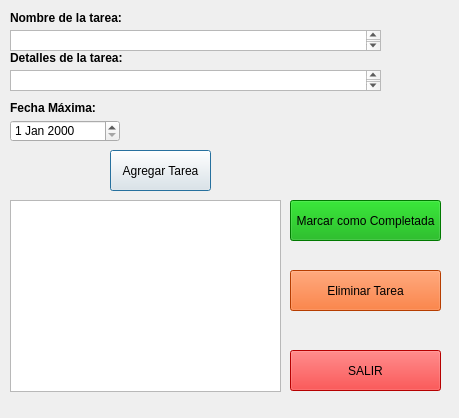
<?xml version="1.0" encoding="UTF-8"?>
<ui version="4.0">
 <class>Dialog</class>
 <widget class="QDialog" name="Dialog">
  <property name="geometry">
   <rect>
    <x>0</x>
    <y>0</y>
    <width>459</width>
    <height>418</height>
   </rect>
  </property>
  <property name="windowTitle">
   <string>Gestor de Tareas</string>
  </property>
  <widget class="QLabel" name="label">
   <property name="geometry">
    <rect>
     <x>10</x>
     <y>10</y>
     <width>121</width>
     <height>16</height>
    </rect>
   </property>
   <property name="font">
    <font>
     <pointsize>9</pointsize>
     <weight>75</weight>
     <bold>true</bold>
    </font>
   </property>
   <property name="text">
    <string>Nombre de la tarea:</string>
   </property>
  </widget>
  <widget class="QLabel" name="label_2">
   <property name="geometry">
    <rect>
     <x>10</x>
     <y>50</y>
     <width>121</width>
     <height>16</height>
    </rect>
   </property>
   <property name="font">
    <font>
     <pointsize>9</pointsize>
     <weight>75</weight>
     <bold>true</bold>
    </font>
   </property>
   <property name="text">
    <string>Detalles de la tarea:</string>
   </property>
  </widget>
  <widget class="QPushButton" name="pbAdd">
   <property name="geometry">
    <rect>
     <x>110</x>
     <y>150</y>
     <width>101</width>
     <height>41</height>
    </rect>
   </property>
   <property name="text">
    <string>Agregar Tarea</string>
   </property>
  </widget>
  <widget class="QDateEdit" name="dateMax">
   <property name="geometry">
    <rect>
     <x>10</x>
     <y>120</y>
     <width>110</width>
     <height>22</height>
    </rect>
   </property>
  </widget>
  <widget class="QLabel" name="label_3">
   <property name="geometry">
    <rect>
     <x>10</x>
     <y>100</y>
     <width>121</width>
     <height>16</height>
    </rect>
   </property>
   <property name="font">
    <font>
     <pointsize>9</pointsize>
     <weight>75</weight>
     <bold>true</bold>
    </font>
   </property>
   <property name="text">
    <string>Fecha Máxima:</string>
   </property>
  </widget>
  <widget class="QListView" name="listWorks">
   <property name="geometry">
    <rect>
     <x>10</x>
     <y>200</y>
     <width>271</width>
     <height>192</height>
    </rect>
   </property>
  </widget>
  <widget class="QPushButton" name="pbCheck">
   <property name="geometry">
    <rect>
     <x>290</x>
     <y>200</y>
     <width>151</width>
     <height>41</height>
    </rect>
   </property>
   <property name="palette">
    <palette>
     <active>
      <colorrole role="WindowText">
       <brush brushstyle="SolidPattern">
        <color alpha="255">
         <red>0</red>
         <green>0</green>
         <blue>0</blue>
        </color>
       </brush>
      </colorrole>
      <colorrole role="Button">
       <brush brushstyle="SolidPattern">
        <color alpha="255">
         <red>0</red>
         <green>170</green>
         <blue>0</blue>
        </color>
       </brush>
      </colorrole>
      <colorrole role="Light">
       <brush brushstyle="SolidPattern">
        <color alpha="255">
         <red>0</red>
         <green>255</green>
         <blue>0</blue>
        </color>
       </brush>
      </colorrole>
      <colorrole role="Midlight">
       <brush brushstyle="SolidPattern">
        <color alpha="255">
         <red>0</red>
         <green>212</green>
         <blue>0</blue>
        </color>
       </brush>
      </colorrole>
      <colorrole role="Dark">
       <brush brushstyle="SolidPattern">
        <color alpha="255">
         <red>0</red>
         <green>85</green>
         <blue>0</blue>
        </color>
       </brush>
      </colorrole>
      <colorrole role="Mid">
       <brush brushstyle="SolidPattern">
        <color alpha="255">
         <red>0</red>
         <green>113</green>
         <blue>0</blue>
        </color>
       </brush>
      </colorrole>
      <colorrole role="Text">
       <brush brushstyle="SolidPattern">
        <color alpha="255">
         <red>0</red>
         <green>0</green>
         <blue>0</blue>
        </color>
       </brush>
      </colorrole>
      <colorrole role="BrightText">
       <brush brushstyle="SolidPattern">
        <color alpha="255">
         <red>255</red>
         <green>255</green>
         <blue>255</blue>
        </color>
       </brush>
      </colorrole>
      <colorrole role="ButtonText">
       <brush brushstyle="SolidPattern">
        <color alpha="255">
         <red>0</red>
         <green>0</green>
         <blue>0</blue>
        </color>
       </brush>
      </colorrole>
      <colorrole role="Base">
       <brush brushstyle="SolidPattern">
        <color alpha="255">
         <red>0</red>
         <green>170</green>
         <blue>0</blue>
        </color>
       </brush>
      </colorrole>
      <colorrole role="Window">
       <brush brushstyle="SolidPattern">
        <color alpha="255">
         <red>0</red>
         <green>170</green>
         <blue>0</blue>
        </color>
       </brush>
      </colorrole>
      <colorrole role="Shadow">
       <brush brushstyle="SolidPattern">
        <color alpha="255">
         <red>0</red>
         <green>0</green>
         <blue>0</blue>
        </color>
       </brush>
      </colorrole>
      <colorrole role="AlternateBase">
       <brush brushstyle="SolidPattern">
        <color alpha="255">
         <red>127</red>
         <green>212</green>
         <blue>127</blue>
        </color>
       </brush>
      </colorrole>
      <colorrole role="NoRole">
       <brush brushstyle="SolidPattern">
        <color alpha="255">
         <red>0</red>
         <green>170</green>
         <blue>0</blue>
        </color>
       </brush>
      </colorrole>
      <colorrole role="ToolTipBase">
       <brush brushstyle="SolidPattern">
        <color alpha="255">
         <red>255</red>
         <green>255</green>
         <blue>220</blue>
        </color>
       </brush>
      </colorrole>
      <colorrole role="ToolTipText">
       <brush brushstyle="SolidPattern">
        <color alpha="255">
         <red>0</red>
         <green>0</green>
         <blue>0</blue>
        </color>
       </brush>
      </colorrole>
     </active>
     <inactive>
      <colorrole role="WindowText">
       <brush brushstyle="SolidPattern">
        <color alpha="255">
         <red>0</red>
         <green>0</green>
         <blue>0</blue>
        </color>
       </brush>
      </colorrole>
      <colorrole role="Button">
       <brush brushstyle="SolidPattern">
        <color alpha="255">
         <red>0</red>
         <green>170</green>
         <blue>0</blue>
        </color>
       </brush>
      </colorrole>
      <colorrole role="Light">
       <brush brushstyle="SolidPattern">
        <color alpha="255">
         <red>0</red>
         <green>255</green>
         <blue>0</blue>
        </color>
       </brush>
      </colorrole>
      <colorrole role="Midlight">
       <brush brushstyle="SolidPattern">
        <color alpha="255">
         <red>0</red>
         <green>212</green>
         <blue>0</blue>
        </color>
       </brush>
      </colorrole>
      <colorrole role="Dark">
       <brush brushstyle="SolidPattern">
        <color alpha="255">
         <red>0</red>
         <green>85</green>
         <blue>0</blue>
        </color>
       </brush>
      </colorrole>
      <colorrole role="Mid">
       <brush brushstyle="SolidPattern">
        <color alpha="255">
         <red>0</red>
         <green>113</green>
         <blue>0</blue>
        </color>
       </brush>
      </colorrole>
      <colorrole role="Text">
       <brush brushstyle="SolidPattern">
        <color alpha="255">
         <red>0</red>
         <green>0</green>
         <blue>0</blue>
        </color>
       </brush>
      </colorrole>
      <colorrole role="BrightText">
       <brush brushstyle="SolidPattern">
        <color alpha="255">
         <red>255</red>
         <green>255</green>
         <blue>255</blue>
        </color>
       </brush>
      </colorrole>
      <colorrole role="ButtonText">
       <brush brushstyle="SolidPattern">
        <color alpha="255">
         <red>0</red>
         <green>0</green>
         <blue>0</blue>
        </color>
       </brush>
      </colorrole>
      <colorrole role="Base">
       <brush brushstyle="SolidPattern">
        <color alpha="255">
         <red>0</red>
         <green>170</green>
         <blue>0</blue>
        </color>
       </brush>
      </colorrole>
      <colorrole role="Window">
       <brush brushstyle="SolidPattern">
        <color alpha="255">
         <red>0</red>
         <green>170</green>
         <blue>0</blue>
        </color>
       </brush>
      </colorrole>
      <colorrole role="Shadow">
       <brush brushstyle="SolidPattern">
        <color alpha="255">
         <red>0</red>
         <green>0</green>
         <blue>0</blue>
        </color>
       </brush>
      </colorrole>
      <colorrole role="AlternateBase">
       <brush brushstyle="SolidPattern">
        <color alpha="255">
         <red>127</red>
         <green>212</green>
         <blue>127</blue>
        </color>
       </brush>
      </colorrole>
      <colorrole role="NoRole">
       <brush brushstyle="SolidPattern">
        <color alpha="255">
         <red>0</red>
         <green>170</green>
         <blue>0</blue>
        </color>
       </brush>
      </colorrole>
      <colorrole role="ToolTipBase">
       <brush brushstyle="SolidPattern">
        <color alpha="255">
         <red>255</red>
         <green>255</green>
         <blue>220</blue>
        </color>
       </brush>
      </colorrole>
      <colorrole role="ToolTipText">
       <brush brushstyle="SolidPattern">
        <color alpha="255">
         <red>0</red>
         <green>0</green>
         <blue>0</blue>
        </color>
       </brush>
      </colorrole>
     </inactive>
     <disabled>
      <colorrole role="WindowText">
       <brush brushstyle="SolidPattern">
        <color alpha="255">
         <red>0</red>
         <green>85</green>
         <blue>0</blue>
        </color>
       </brush>
      </colorrole>
      <colorrole role="Button">
       <brush brushstyle="SolidPattern">
        <color alpha="255">
         <red>0</red>
         <green>170</green>
         <blue>0</blue>
        </color>
       </brush>
      </colorrole>
      <colorrole role="Light">
       <brush brushstyle="SolidPattern">
        <color alpha="255">
         <red>0</red>
         <green>255</green>
         <blue>0</blue>
        </color>
       </brush>
      </colorrole>
      <colorrole role="Midlight">
       <brush brushstyle="SolidPattern">
        <color alpha="255">
         <red>0</red>
         <green>212</green>
         <blue>0</blue>
        </color>
       </brush>
      </colorrole>
      <colorrole role="Dark">
       <brush brushstyle="SolidPattern">
        <color alpha="255">
         <red>0</red>
         <green>85</green>
         <blue>0</blue>
        </color>
       </brush>
      </colorrole>
      <colorrole role="Mid">
       <brush brushstyle="SolidPattern">
        <color alpha="255">
         <red>0</red>
         <green>113</green>
         <blue>0</blue>
        </color>
       </brush>
      </colorrole>
      <colorrole role="Text">
       <brush brushstyle="SolidPattern">
        <color alpha="255">
         <red>0</red>
         <green>85</green>
         <blue>0</blue>
        </color>
       </brush>
      </colorrole>
      <colorrole role="BrightText">
       <brush brushstyle="SolidPattern">
        <color alpha="255">
         <red>255</red>
         <green>255</green>
         <blue>255</blue>
        </color>
       </brush>
      </colorrole>
      <colorrole role="ButtonText">
       <brush brushstyle="SolidPattern">
        <color alpha="255">
         <red>0</red>
         <green>85</green>
         <blue>0</blue>
        </color>
       </brush>
      </colorrole>
      <colorrole role="Base">
       <brush brushstyle="SolidPattern">
        <color alpha="255">
         <red>0</red>
         <green>170</green>
         <blue>0</blue>
        </color>
       </brush>
      </colorrole>
      <colorrole role="Window">
       <brush brushstyle="SolidPattern">
        <color alpha="255">
         <red>0</red>
         <green>170</green>
         <blue>0</blue>
        </color>
       </brush>
      </colorrole>
      <colorrole role="Shadow">
       <brush brushstyle="SolidPattern">
        <color alpha="255">
         <red>0</red>
         <green>0</green>
         <blue>0</blue>
        </color>
       </brush>
      </colorrole>
      <colorrole role="AlternateBase">
       <brush brushstyle="SolidPattern">
        <color alpha="255">
         <red>0</red>
         <green>170</green>
         <blue>0</blue>
        </color>
       </brush>
      </colorrole>
      <colorrole role="NoRole">
       <brush brushstyle="SolidPattern">
        <color alpha="255">
         <red>0</red>
         <green>170</green>
         <blue>0</blue>
        </color>
       </brush>
      </colorrole>
      <colorrole role="ToolTipBase">
       <brush brushstyle="SolidPattern">
        <color alpha="255">
         <red>255</red>
         <green>255</green>
         <blue>220</blue>
        </color>
       </brush>
      </colorrole>
      <colorrole role="ToolTipText">
       <brush brushstyle="SolidPattern">
        <color alpha="255">
         <red>0</red>
         <green>0</green>
         <blue>0</blue>
        </color>
       </brush>
      </colorrole>
     </disabled>
    </palette>
   </property>
   <property name="text">
    <string>Marcar como Completada</string>
   </property>
  </widget>
  <widget class="QPushButton" name="pbDelete">
   <property name="geometry">
    <rect>
     <x>290</x>
     <y>270</y>
     <width>151</width>
     <height>41</height>
    </rect>
   </property>
   <property name="palette">
    <palette>
     <active>
      <colorrole role="WindowText">
       <brush brushstyle="SolidPattern">
        <color alpha="255">
         <red>0</red>
         <green>0</green>
         <blue>0</blue>
        </color>
       </brush>
      </colorrole>
      <colorrole role="Button">
       <brush brushstyle="SolidPattern">
        <color alpha="255">
         <red>255</red>
         <green>85</green>
         <blue>0</blue>
        </color>
       </brush>
      </colorrole>
      <colorrole role="Light">
       <brush brushstyle="SolidPattern">
        <color alpha="255">
         <red>255</red>
         <green>170</green>
         <blue>127</blue>
        </color>
       </brush>
      </colorrole>
      <colorrole role="Midlight">
       <brush brushstyle="SolidPattern">
        <color alpha="255">
         <red>255</red>
         <green>127</green>
         <blue>63</blue>
        </color>
       </brush>
      </colorrole>
      <colorrole role="Dark">
       <brush brushstyle="SolidPattern">
        <color alpha="255">
         <red>127</red>
         <green>42</green>
         <blue>0</blue>
        </color>
       </brush>
      </colorrole>
      <colorrole role="Mid">
       <brush brushstyle="SolidPattern">
        <color alpha="255">
         <red>170</red>
         <green>56</green>
         <blue>0</blue>
        </color>
       </brush>
      </colorrole>
      <colorrole role="Text">
       <brush brushstyle="SolidPattern">
        <color alpha="255">
         <red>0</red>
         <green>0</green>
         <blue>0</blue>
        </color>
       </brush>
      </colorrole>
      <colorrole role="BrightText">
       <brush brushstyle="SolidPattern">
        <color alpha="255">
         <red>255</red>
         <green>255</green>
         <blue>255</blue>
        </color>
       </brush>
      </colorrole>
      <colorrole role="ButtonText">
       <brush brushstyle="SolidPattern">
        <color alpha="255">
         <red>0</red>
         <green>0</green>
         <blue>0</blue>
        </color>
       </brush>
      </colorrole>
      <colorrole role="Base">
       <brush brushstyle="SolidPattern">
        <color alpha="255">
         <red>255</red>
         <green>255</green>
         <blue>255</blue>
        </color>
       </brush>
      </colorrole>
      <colorrole role="Window">
       <brush brushstyle="SolidPattern">
        <color alpha="255">
         <red>255</red>
         <green>85</green>
         <blue>0</blue>
        </color>
       </brush>
      </colorrole>
      <colorrole role="Shadow">
       <brush brushstyle="SolidPattern">
        <color alpha="255">
         <red>0</red>
         <green>0</green>
         <blue>0</blue>
        </color>
       </brush>
      </colorrole>
      <colorrole role="AlternateBase">
       <brush brushstyle="SolidPattern">
        <color alpha="255">
         <red>255</red>
         <green>170</green>
         <blue>127</blue>
        </color>
       </brush>
      </colorrole>
      <colorrole role="ToolTipBase">
       <brush brushstyle="SolidPattern">
        <color alpha="255">
         <red>255</red>
         <green>255</green>
         <blue>220</blue>
        </color>
       </brush>
      </colorrole>
      <colorrole role="ToolTipText">
       <brush brushstyle="SolidPattern">
        <color alpha="255">
         <red>0</red>
         <green>0</green>
         <blue>0</blue>
        </color>
       </brush>
      </colorrole>
     </active>
     <inactive>
      <colorrole role="WindowText">
       <brush brushstyle="SolidPattern">
        <color alpha="255">
         <red>0</red>
         <green>0</green>
         <blue>0</blue>
        </color>
       </brush>
      </colorrole>
      <colorrole role="Button">
       <brush brushstyle="SolidPattern">
        <color alpha="255">
         <red>255</red>
         <green>85</green>
         <blue>0</blue>
        </color>
       </brush>
      </colorrole>
      <colorrole role="Light">
       <brush brushstyle="SolidPattern">
        <color alpha="255">
         <red>255</red>
         <green>170</green>
         <blue>127</blue>
        </color>
       </brush>
      </colorrole>
      <colorrole role="Midlight">
       <brush brushstyle="SolidPattern">
        <color alpha="255">
         <red>255</red>
         <green>127</green>
         <blue>63</blue>
        </color>
       </brush>
      </colorrole>
      <colorrole role="Dark">
       <brush brushstyle="SolidPattern">
        <color alpha="255">
         <red>127</red>
         <green>42</green>
         <blue>0</blue>
        </color>
       </brush>
      </colorrole>
      <colorrole role="Mid">
       <brush brushstyle="SolidPattern">
        <color alpha="255">
         <red>170</red>
         <green>56</green>
         <blue>0</blue>
        </color>
       </brush>
      </colorrole>
      <colorrole role="Text">
       <brush brushstyle="SolidPattern">
        <color alpha="255">
         <red>0</red>
         <green>0</green>
         <blue>0</blue>
        </color>
       </brush>
      </colorrole>
      <colorrole role="BrightText">
       <brush brushstyle="SolidPattern">
        <color alpha="255">
         <red>255</red>
         <green>255</green>
         <blue>255</blue>
        </color>
       </brush>
      </colorrole>
      <colorrole role="ButtonText">
       <brush brushstyle="SolidPattern">
        <color alpha="255">
         <red>0</red>
         <green>0</green>
         <blue>0</blue>
        </color>
       </brush>
      </colorrole>
      <colorrole role="Base">
       <brush brushstyle="SolidPattern">
        <color alpha="255">
         <red>255</red>
         <green>255</green>
         <blue>255</blue>
        </color>
       </brush>
      </colorrole>
      <colorrole role="Window">
       <brush brushstyle="SolidPattern">
        <color alpha="255">
         <red>255</red>
         <green>85</green>
         <blue>0</blue>
        </color>
       </brush>
      </colorrole>
      <colorrole role="Shadow">
       <brush brushstyle="SolidPattern">
        <color alpha="255">
         <red>0</red>
         <green>0</green>
         <blue>0</blue>
        </color>
       </brush>
      </colorrole>
      <colorrole role="AlternateBase">
       <brush brushstyle="SolidPattern">
        <color alpha="255">
         <red>255</red>
         <green>170</green>
         <blue>127</blue>
        </color>
       </brush>
      </colorrole>
      <colorrole role="ToolTipBase">
       <brush brushstyle="SolidPattern">
        <color alpha="255">
         <red>255</red>
         <green>255</green>
         <blue>220</blue>
        </color>
       </brush>
      </colorrole>
      <colorrole role="ToolTipText">
       <brush brushstyle="SolidPattern">
        <color alpha="255">
         <red>0</red>
         <green>0</green>
         <blue>0</blue>
        </color>
       </brush>
      </colorrole>
     </inactive>
     <disabled>
      <colorrole role="WindowText">
       <brush brushstyle="SolidPattern">
        <color alpha="255">
         <red>127</red>
         <green>42</green>
         <blue>0</blue>
        </color>
       </brush>
      </colorrole>
      <colorrole role="Button">
       <brush brushstyle="SolidPattern">
        <color alpha="255">
         <red>255</red>
         <green>85</green>
         <blue>0</blue>
        </color>
       </brush>
      </colorrole>
      <colorrole role="Light">
       <brush brushstyle="SolidPattern">
        <color alpha="255">
         <red>255</red>
         <green>170</green>
         <blue>127</blue>
        </color>
       </brush>
      </colorrole>
      <colorrole role="Midlight">
       <brush brushstyle="SolidPattern">
        <color alpha="255">
         <red>255</red>
         <green>127</green>
         <blue>63</blue>
        </color>
       </brush>
      </colorrole>
      <colorrole role="Dark">
       <brush brushstyle="SolidPattern">
        <color alpha="255">
         <red>127</red>
         <green>42</green>
         <blue>0</blue>
        </color>
       </brush>
      </colorrole>
      <colorrole role="Mid">
       <brush brushstyle="SolidPattern">
        <color alpha="255">
         <red>170</red>
         <green>56</green>
         <blue>0</blue>
        </color>
       </brush>
      </colorrole>
      <colorrole role="Text">
       <brush brushstyle="SolidPattern">
        <color alpha="255">
         <red>127</red>
         <green>42</green>
         <blue>0</blue>
        </color>
       </brush>
      </colorrole>
      <colorrole role="BrightText">
       <brush brushstyle="SolidPattern">
        <color alpha="255">
         <red>255</red>
         <green>255</green>
         <blue>255</blue>
        </color>
       </brush>
      </colorrole>
      <colorrole role="ButtonText">
       <brush brushstyle="SolidPattern">
        <color alpha="255">
         <red>127</red>
         <green>42</green>
         <blue>0</blue>
        </color>
       </brush>
      </colorrole>
      <colorrole role="Base">
       <brush brushstyle="SolidPattern">
        <color alpha="255">
         <red>255</red>
         <green>85</green>
         <blue>0</blue>
        </color>
       </brush>
      </colorrole>
      <colorrole role="Window">
       <brush brushstyle="SolidPattern">
        <color alpha="255">
         <red>255</red>
         <green>85</green>
         <blue>0</blue>
        </color>
       </brush>
      </colorrole>
      <colorrole role="Shadow">
       <brush brushstyle="SolidPattern">
        <color alpha="255">
         <red>0</red>
         <green>0</green>
         <blue>0</blue>
        </color>
       </brush>
      </colorrole>
      <colorrole role="AlternateBase">
       <brush brushstyle="SolidPattern">
        <color alpha="255">
         <red>255</red>
         <green>85</green>
         <blue>0</blue>
        </color>
       </brush>
      </colorrole>
      <colorrole role="ToolTipBase">
       <brush brushstyle="SolidPattern">
        <color alpha="255">
         <red>255</red>
         <green>255</green>
         <blue>220</blue>
        </color>
       </brush>
      </colorrole>
      <colorrole role="ToolTipText">
       <brush brushstyle="SolidPattern">
        <color alpha="255">
         <red>0</red>
         <green>0</green>
         <blue>0</blue>
        </color>
       </brush>
      </colorrole>
     </disabled>
    </palette>
   </property>
   <property name="text">
    <string>Eliminar Tarea</string>
   </property>
  </widget>
  <widget class="QPushButton" name="pbExit">
   <property name="geometry">
    <rect>
     <x>290</x>
     <y>350</y>
     <width>151</width>
     <height>41</height>
    </rect>
   </property>
   <property name="palette">
    <palette>
     <active>
      <colorrole role="WindowText">
       <brush brushstyle="SolidPattern">
        <color alpha="255">
         <red>0</red>
         <green>0</green>
         <blue>0</blue>
        </color>
       </brush>
      </colorrole>
      <colorrole role="Button">
       <brush brushstyle="SolidPattern">
        <color alpha="255">
         <red>255</red>
         <green>0</green>
         <blue>0</blue>
        </color>
       </brush>
      </colorrole>
      <colorrole role="Light">
       <brush brushstyle="SolidPattern">
        <color alpha="255">
         <red>255</red>
         <green>127</green>
         <blue>127</blue>
        </color>
       </brush>
      </colorrole>
      <colorrole role="Midlight">
       <brush brushstyle="SolidPattern">
        <color alpha="255">
         <red>255</red>
         <green>63</green>
         <blue>63</blue>
        </color>
       </brush>
      </colorrole>
      <colorrole role="Dark">
       <brush brushstyle="SolidPattern">
        <color alpha="255">
         <red>127</red>
         <green>0</green>
         <blue>0</blue>
        </color>
       </brush>
      </colorrole>
      <colorrole role="Mid">
       <brush brushstyle="SolidPattern">
        <color alpha="255">
         <red>170</red>
         <green>0</green>
         <blue>0</blue>
        </color>
       </brush>
      </colorrole>
      <colorrole role="Text">
       <brush brushstyle="SolidPattern">
        <color alpha="255">
         <red>0</red>
         <green>0</green>
         <blue>0</blue>
        </color>
       </brush>
      </colorrole>
      <colorrole role="BrightText">
       <brush brushstyle="SolidPattern">
        <color alpha="255">
         <red>255</red>
         <green>255</green>
         <blue>255</blue>
        </color>
       </brush>
      </colorrole>
      <colorrole role="ButtonText">
       <brush brushstyle="SolidPattern">
        <color alpha="255">
         <red>0</red>
         <green>0</green>
         <blue>0</blue>
        </color>
       </brush>
      </colorrole>
      <colorrole role="Base">
       <brush brushstyle="SolidPattern">
        <color alpha="255">
         <red>255</red>
         <green>255</green>
         <blue>255</blue>
        </color>
       </brush>
      </colorrole>
      <colorrole role="Window">
       <brush brushstyle="SolidPattern">
        <color alpha="255">
         <red>255</red>
         <green>0</green>
         <blue>0</blue>
        </color>
       </brush>
      </colorrole>
      <colorrole role="Shadow">
       <brush brushstyle="SolidPattern">
        <color alpha="255">
         <red>0</red>
         <green>0</green>
         <blue>0</blue>
        </color>
       </brush>
      </colorrole>
      <colorrole role="AlternateBase">
       <brush brushstyle="SolidPattern">
        <color alpha="255">
         <red>255</red>
         <green>127</green>
         <blue>127</blue>
        </color>
       </brush>
      </colorrole>
      <colorrole role="ToolTipBase">
       <brush brushstyle="SolidPattern">
        <color alpha="255">
         <red>255</red>
         <green>255</green>
         <blue>220</blue>
        </color>
       </brush>
      </colorrole>
      <colorrole role="ToolTipText">
       <brush brushstyle="SolidPattern">
        <color alpha="255">
         <red>0</red>
         <green>0</green>
         <blue>0</blue>
        </color>
       </brush>
      </colorrole>
     </active>
     <inactive>
      <colorrole role="WindowText">
       <brush brushstyle="SolidPattern">
        <color alpha="255">
         <red>0</red>
         <green>0</green>
         <blue>0</blue>
        </color>
       </brush>
      </colorrole>
      <colorrole role="Button">
       <brush brushstyle="SolidPattern">
        <color alpha="255">
         <red>255</red>
         <green>0</green>
         <blue>0</blue>
        </color>
       </brush>
      </colorrole>
      <colorrole role="Light">
       <brush brushstyle="SolidPattern">
        <color alpha="255">
         <red>255</red>
         <green>127</green>
         <blue>127</blue>
        </color>
       </brush>
      </colorrole>
      <colorrole role="Midlight">
       <brush brushstyle="SolidPattern">
        <color alpha="255">
         <red>255</red>
         <green>63</green>
         <blue>63</blue>
        </color>
       </brush>
      </colorrole>
      <colorrole role="Dark">
       <brush brushstyle="SolidPattern">
        <color alpha="255">
         <red>127</red>
         <green>0</green>
         <blue>0</blue>
        </color>
       </brush>
      </colorrole>
      <colorrole role="Mid">
       <brush brushstyle="SolidPattern">
        <color alpha="255">
         <red>170</red>
         <green>0</green>
         <blue>0</blue>
        </color>
       </brush>
      </colorrole>
      <colorrole role="Text">
       <brush brushstyle="SolidPattern">
        <color alpha="255">
         <red>0</red>
         <green>0</green>
         <blue>0</blue>
        </color>
       </brush>
      </colorrole>
      <colorrole role="BrightText">
       <brush brushstyle="SolidPattern">
        <color alpha="255">
         <red>255</red>
         <green>255</green>
         <blue>255</blue>
        </color>
       </brush>
      </colorrole>
      <colorrole role="ButtonText">
       <brush brushstyle="SolidPattern">
        <color alpha="255">
         <red>0</red>
         <green>0</green>
         <blue>0</blue>
        </color>
       </brush>
      </colorrole>
      <colorrole role="Base">
       <brush brushstyle="SolidPattern">
        <color alpha="255">
         <red>255</red>
         <green>255</green>
         <blue>255</blue>
        </color>
       </brush>
      </colorrole>
      <colorrole role="Window">
       <brush brushstyle="SolidPattern">
        <color alpha="255">
         <red>255</red>
         <green>0</green>
         <blue>0</blue>
        </color>
       </brush>
      </colorrole>
      <colorrole role="Shadow">
       <brush brushstyle="SolidPattern">
        <color alpha="255">
         <red>0</red>
         <green>0</green>
         <blue>0</blue>
        </color>
       </brush>
      </colorrole>
      <colorrole role="AlternateBase">
       <brush brushstyle="SolidPattern">
        <color alpha="255">
         <red>255</red>
         <green>127</green>
         <blue>127</blue>
        </color>
       </brush>
      </colorrole>
      <colorrole role="ToolTipBase">
       <brush brushstyle="SolidPattern">
        <color alpha="255">
         <red>255</red>
         <green>255</green>
         <blue>220</blue>
        </color>
       </brush>
      </colorrole>
      <colorrole role="ToolTipText">
       <brush brushstyle="SolidPattern">
        <color alpha="255">
         <red>0</red>
         <green>0</green>
         <blue>0</blue>
        </color>
       </brush>
      </colorrole>
     </inactive>
     <disabled>
      <colorrole role="WindowText">
       <brush brushstyle="SolidPattern">
        <color alpha="255">
         <red>127</red>
         <green>0</green>
         <blue>0</blue>
        </color>
       </brush>
      </colorrole>
      <colorrole role="Button">
       <brush brushstyle="SolidPattern">
        <color alpha="255">
         <red>255</red>
         <green>0</green>
         <blue>0</blue>
        </color>
       </brush>
      </colorrole>
      <colorrole role="Light">
       <brush brushstyle="SolidPattern">
        <color alpha="255">
         <red>255</red>
         <green>127</green>
         <blue>127</blue>
        </color>
       </brush>
      </colorrole>
      <colorrole role="Midlight">
       <brush brushstyle="SolidPattern">
        <color alpha="255">
         <red>255</red>
         <green>63</green>
         <blue>63</blue>
        </color>
       </brush>
      </colorrole>
      <colorrole role="Dark">
       <brush brushstyle="SolidPattern">
        <color alpha="255">
         <red>127</red>
         <green>0</green>
         <blue>0</blue>
        </color>
       </brush>
      </colorrole>
      <colorrole role="Mid">
       <brush brushstyle="SolidPattern">
        <color alpha="255">
         <red>170</red>
         <green>0</green>
         <blue>0</blue>
        </color>
       </brush>
      </colorrole>
      <colorrole role="Text">
       <brush brushstyle="SolidPattern">
        <color alpha="255">
         <red>127</red>
         <green>0</green>
         <blue>0</blue>
        </color>
       </brush>
      </colorrole>
      <colorrole role="BrightText">
       <brush brushstyle="SolidPattern">
        <color alpha="255">
         <red>255</red>
         <green>255</green>
         <blue>255</blue>
        </color>
       </brush>
      </colorrole>
      <colorrole role="ButtonText">
       <brush brushstyle="SolidPattern">
        <color alpha="255">
         <red>127</red>
         <green>0</green>
         <blue>0</blue>
        </color>
       </brush>
      </colorrole>
      <colorrole role="Base">
       <brush brushstyle="SolidPattern">
        <color alpha="255">
         <red>255</red>
         <green>0</green>
         <blue>0</blue>
        </color>
       </brush>
      </colorrole>
      <colorrole role="Window">
       <brush brushstyle="SolidPattern">
        <color alpha="255">
         <red>255</red>
         <green>0</green>
         <blue>0</blue>
        </color>
       </brush>
      </colorrole>
      <colorrole role="Shadow">
       <brush brushstyle="SolidPattern">
        <color alpha="255">
         <red>0</red>
         <green>0</green>
         <blue>0</blue>
        </color>
       </brush>
      </colorrole>
      <colorrole role="AlternateBase">
       <brush brushstyle="SolidPattern">
        <color alpha="255">
         <red>255</red>
         <green>0</green>
         <blue>0</blue>
        </color>
       </brush>
      </colorrole>
      <colorrole role="ToolTipBase">
       <brush brushstyle="SolidPattern">
        <color alpha="255">
         <red>255</red>
         <green>255</green>
         <blue>220</blue>
        </color>
       </brush>
      </colorrole>
      <colorrole role="ToolTipText">
       <brush brushstyle="SolidPattern">
        <color alpha="255">
         <red>0</red>
         <green>0</green>
         <blue>0</blue>
        </color>
       </brush>
      </colorrole>
     </disabled>
    </palette>
   </property>
   <property name="text">
    <string>SALIR</string>
   </property>
  </widget>
  <widget class="QTextEdit" name="txtName">
   <property name="geometry">
    <rect>
     <x>10</x>
     <y>30</y>
     <width>371</width>
     <height>21</height>
    </rect>
   </property>
  </widget>
  <widget class="QTextEdit" name="txtDetail">
   <property name="geometry">
    <rect>
     <x>10</x>
     <y>70</y>
     <width>371</width>
     <height>21</height>
    </rect>
   </property>
  </widget>
 </widget>
 <resources/>
 <connections/>
</ui>
